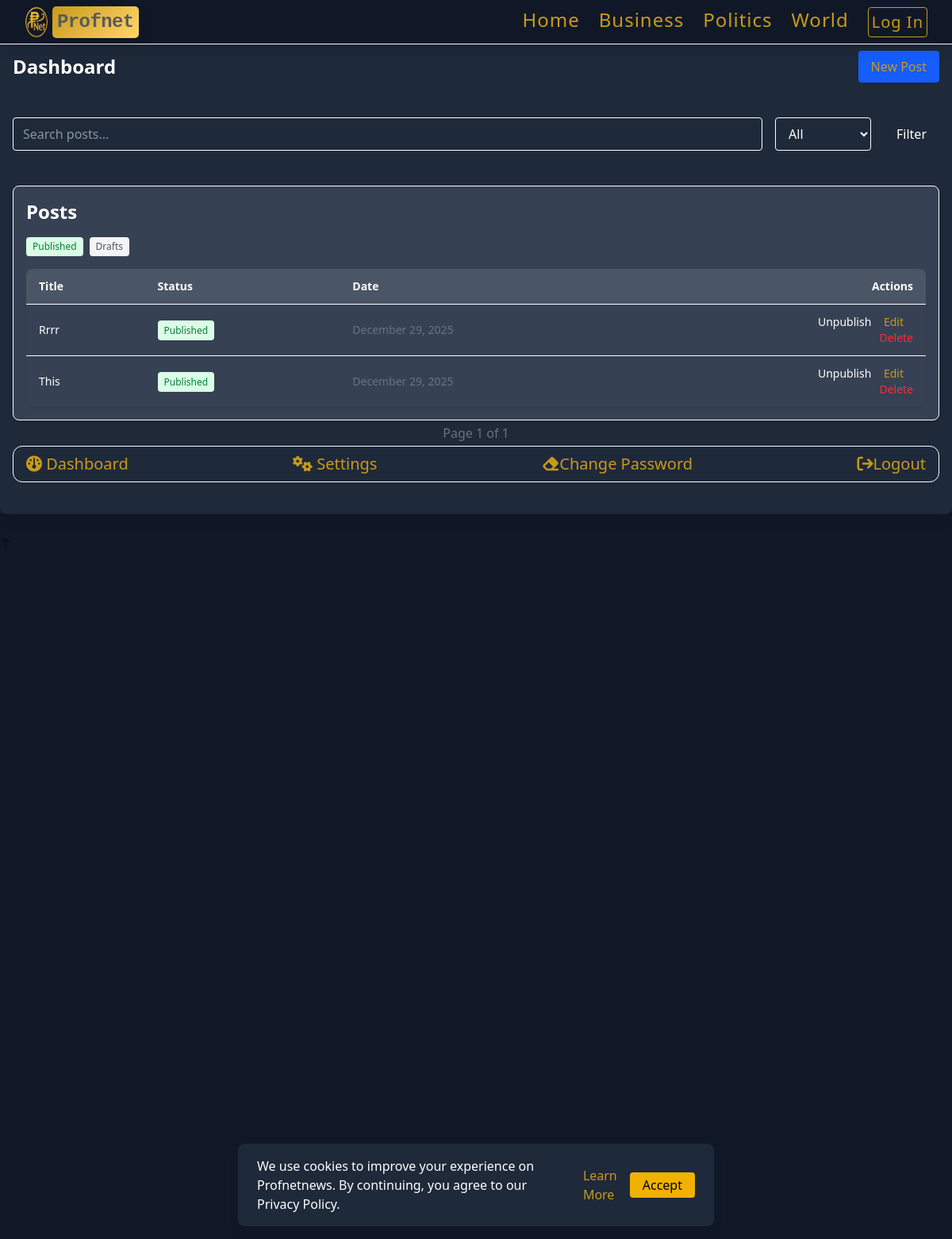
The app's page /admin/dashboard (signed in) with its own data.
### app/models.py (models this page shows, shortened)
class Category(db.Model):
    id = db.Column(db.Integer, primary_key=True)
    name = db.Column(db.String(50), unique=True, nullable=False)
    slug = db.Column(db.String(50), unique=True, nullable=False)
    meta_title = db.Column(db.String(160))
    meta_description = db.Column(db.String(255))
    views = db.Column(db.Integer, default=0)
    posts = db.relationship('Post', back_populates='category', lazy="dynamic")

class Post(db.Model):
    id = db.Column(db.Integer, primary_key=True)
    title = db.Column(db.String(150), nullable=False)
    slug = db.Column(db.String(200), unique=True, nullable=False)
    content = db.Column(db.Text, nullable=False)
    category_id = db.Column(
        db.Integer,
        db.ForeignKey("category.id"),
        nullable=True
    )
    category = db.relationship('Category', back_populates='posts')
    tags = db.relationship("Tag", secondary=post_tags, back_populates="posts")
    label = db.Column(db.String(50))
    labels = db.relationship("Label", secondary=post_labels, back_populates="posts")
    views = db.Column(db.Integer, default=0)
    featured_image = db.Column(db.String(255))
    is_published = db.Column(db.Boolean, default=False)
    is_breaking = db.Column(db.Boolean, default=False)
    is_editor_pick = db.Column(db.Boolean, default=False)
    created_at = db.Column(db.DateTime, server_default=db.func.now())
    updated_at = db.Column(
        db.DateTime,
        default=datetime.utcnow,
        onupdate=datetime.utcnow
    )
    comments = db.relationship("Comment", backref="post", lazy=True)
    likes = db.relationship(
        "Like",
        backref="post",
        lazy="dynamic",
        cascade="all, delete-orphan"
    )

### app/routes/admin.py (the view)
@admin_bp.route("/dashboard")
@login_required
def dashboard():
    page = request.args.get("page", 1, type=int)
    q = request.args.get("q", "")
    status = request.args.get("status", "all")
    query = Post.query
    if q:
        query = query.filter(Post.title.ilike(f"%{q}%"))
    if status == "published":
        query = query.filter_by(is_published=True)
    elif status == "draft":
        query = query.filter_by(is_published=False)
    posts = query.order_by(Post.created_at.desc()).paginate(page=page, per_page=6)
    return render_template(
        "admin/dashboard.html",
        posts=posts,
        q=q,
        status=status
    )

### app/models.py (called while the page is built)
@login_manager.user_loader
def load_user(user_id):
    return Admin.query.get(int(user_id))

### app/templates/admin/dashboard.html (shortened to what this page needs)
{% extends "base.html" %}
{% block content %}
<div class="px-4 py-10 w-full bg-gray-800 shadow-lg rounded-lg overflow-hidden">
  <div class="flex justify-between items-center">
    <h1 class="text-2xl font-bold">Dashboard</h1>
    <a href="{{ url_for('admin.create') }}"
       class="bg-blue-600 text-white px-4 py-2 rounded hover:bg-blue-700">
      New Post
    </a>
  </div>
  <form method="GET" class="flex gap-4 py-11">
    <input type="text"
           name="q"
           value="{{ q }}"
           placeholder="Search posts..."
           class="flex-1 border rounded px-3 py-2">
    <select name="status" class="border rounded px-3 py-2">
      <option value="all" {{ 'selected' if status == 'all' }}>All</option>
    </select>
    <button class="bg-gray-800 text-white px-4 py-2 rounded">
      Filter
    </button>
  </form>
  <div class="flex h-fit">
    <aside class="bg-gray-700 w-full shadow rounded-lg p-4 h-fit border">
      <div class="flex justify-between items-center mb-4">
        <h2 class="text-2xl font-semibold">Posts</h2>
      </div>
      <div class="flex gap-2 mb-4">
        <span class="px-2 py-1 text-xs rounded bg-green-100 text-green-700">Published</span>
        <span class="px-2 py-1 text-xs rounded bg-gray-100 text-gray-600">Drafts</span>
      </div>
    <section class="flex-1">
    <div class="bg-gray-700 shadow rounded-lg overflow-hidden">
      <table class="w-full text-sm">
        <thead class="bg-gray-600 text-left">
          <tr>
            <th class="px-4 py-3">Title</th>
            <th class="px-4 py-3">Status</th>
            <th class="px-4 py-3">Date</th>
            <th class="px-4 py-3 text-right">Actions</th>
          </tr>
        </thead>
        <tbody>
          {% for post in posts %}
          <tr class="border-t hover:bg-gray-50">
            <td class="px-4 py-3 font-medium">
              {{ post.title }}
            </td>
            <td class="px-4 py-3">
            <span id="status-{{ post.id }}"
                  class="px-2 py-1 text-xs rounded
                  {{ 'bg-green-100 text-green-700' if post.is_published else 'bg-gray-100 text-gray-600' }}">
              {{ 'Published' if post.is_published else 'Draft' }}
            </span>
          </td>
            <td class="px-4 py-3 text-gray-500">
              {{ post.created_at.strftime('%B %d, %Y') }}
            </td>
            <td class="px-4 py-3 text-right space-x-3">
              <form action="{{ url_for('admin.toggle_publish', id=post.id) }}"
                    method="POST"
                    class="inline">
                <button class="text-sm text-gray-60 hover:underline">
                  {{ 'Unpublish' if post.is_published else 'Publish' }}
                </button>
              </form>
              <a href="{{ url_for('admin.edit', id=post.id) }}"
                 class="text-sm text-blue-600 hover:underline">
                Edit
              </a>
              <form action="{{ url_for('admin.delete', id=post.id) }}" method="POST" onsubmit="return confirm('Are you sure?')">
                  <button type="submit" class="text-sm text-red-500 hover:underline">Delete</button>
              </form>
            </td>
          </tr>
          {% else %}
          <tr>
            <td colspan="4" class="text-center py-6 text-gray-500">
              No posts found.
            </td>
          </tr>
          {% endfor %}
        </tbody>
      </table>
    </div>
  </section>
  </aside>
  </div>
  <div class="flex justify-center gap-2">
    <span class="px-3 py-1 text-gray-500">
      Page {{ posts.page }} of {{ posts.pages }}
    </span>
  </div>
  <ul class="flex items-center justify-between gap-2 text-xl border rounded-xl py-2 px-4" id="drawerNav">
  {% if current_user.is_authenticated %}
  <li><a href="{{ url_for('admin.dashboard') }}"><i class="fa fa-dashboard"></i> Dashboard</a></li>
  <li><a href="{{ url_for('admin.settings') }}"><i class="fa fa-cogs" aria-hidden="true"></i> Settings</a></li>
  <li><a href="{{ url_for('admin.change_password') }}" class="text-blue-500 hover:underline"><i class="fa fa-eraser" aria-hidden="true"></i>Change Password</a></li>
  <li><a href="{{ url_for('admin.logout') }}"><i class="fa fa-sign-out" aria-hidden="true"></i>Logout</a></li>
  {% endif %}
  </ul>
</div>
{% endblock %}

### app/templates/base.html (shortened to what this page needs)
<!DOCTYPE html>
<html lang="en">
<head>
    <link rel="stylesheet" href="https://cdnjs.cloudflare.com/ajax/libs/font-awesome/6.6.0/css/all.min.css">
    <script src="https://cdn.jsdelivr.net/npm/@tailwindcss/browser@4"></script>
    <link rel="stylesheet" href="{{ url_for('static', filename='Style.css') }}">
    <link rel="stylesheet" href="https://cdn.jsdelivr.net/simplemde/latest/simplemde.min.css">
</head>
<body class="bg-gray-900 w-full transition-opacity duration-700 min-h-screen text-gray-500">
    <div class="xl:max-w-[1280px] w-full">
    <header class="flex justify-between items-center navbar shadow-l bg-gray-900 border-b py-10 text-white shadow-lg fixed w-full transition-all duration-300 z-50">
        <div style="flex:1" class="sm:px-4 px-2 flex">
          <img src="{{ url_for('static', filename='Img/Profnet.png') }}" alt="Profnet icon">
          <strong style="color:#5b5b5b; border-radius:5px; padding:4px 6px;" class="text-2xl font-bold font-mono tracking-tight">Profnet
          </strong>
        </div>
        <div class="max-w-7xl mx-auto px-4 py-4 flex justify-between items-center">
          <nav class="hidden md:flex space-x-6 text-sm font-medium">
            <a class="text-2xl" href="{{ url_for('public.index') }}">Home</a>
        {% for cat in nav_categories %}
        <a href="{{ url_for('public.category', slug=cat.slug) }}"
                 class="text-2xl capitalize">
        {{ cat.name }}
        </a>
        {% endfor %}
            <button class="bg-transparent text-white px-3 md:px-1 py-1 rounded border"><a href="{{ url_for('admin.login') }}" class="text-2xl md:text-xl font-medium">Log In</a></button>
          </nav>
        </div>
    </header>
    <main class="text-white w-full max-w-7xl mx-auto py-6">
        {% block content %}{% endblock %}
    </main>
  </div>
          {% set settings = AppSettings.query.first() %}
          {% set settings = AppSettings.query.first() %}
<div id="cookieBanner" class="fixed bottom-4 left-1/2 transform -translate-x-1/2 bg-gray-800 text-white px-6 py-4 rounded-lg shadow-lg flex items-center space-x-4 z-50">
  <span>We use cookies to improve your experience on Profnetnews. By continuing, you agree to our Privacy Policy.</span>
  <a href="{{ url_for('public.privacy') }}" class="underline">Learn More</a>
  <button id="acceptCookies" class="bg-yellow-500 text-black px-4 py-1 rounded">Accept</button>
</div>
    <button id="btn">↑</button>
</body>
</html>

### app/static/Style.css (style rules this page uses)
:root { --bg: #ffffff; --muted: #f6f6f6; --text: #0b0b0b; --muted-text: #5b5b5b; --brand: #c89a1a; --brand-dark: #a28014; --page-bg: #0f1720; --accent: #111111; --drawer-width: 320px; --accent1: #d4af37; --shadow: 0 8px 24px rgba(2,6,23,0.45); --radius: 10px; --card-radius: 12px; --max-width: 1100px; --container-padding: 1rem; --shadow-sm: 0 6px 18px rgba(11,11,11,0.06); --shadow-md: 0 12px 30px rgba(11,11,11,0.09); --glass: rgba(255,255,255,0.6); --transition: 220ms cubic-bezier(.2,.9,.3,1); }
* { box-sizing: border-box; }
html,body { height: 100%; color: #0b0b0b; font-family: system-ui, -apple-system, "Segoe UI", Roboto, "Helvetica Neue", Arial; -webkit-font-smoothing: antialiased; -moz-osx-font-smoothing: grayscale; }
button { border-color: #c89a1a; }
a { color: #c89a1a; text-decoration: none; transition: color 220ms cubic-bezier(.2,.9,.3,1); }
header { height: 56px; display: flex; align-items: center; justify-content: space-between; gap: 12px; padding: 10px 15px; color: var(--muted); letter-spacing: 1px; }
header img { width: 30px; margin-right: 5px; }
strong { background: linear-gradient(135deg, var(--brand), #ffd66b); font-weight: 700; box-shadow: var(--shadow-sm); }

### records on screen
Category: name "Business"
Category: name "Politics"
Category: name "World"
Post: title "Rrrr", is_published "Published", created_at "December 29, 2025", is_published "Unpublish"
Post: title "This", is_published "Published", created_at "December 29, 2025", is_published "Unpublish"

### other values on screen
{{ posts.page }} "1"
{{ posts.pages }} "1"
